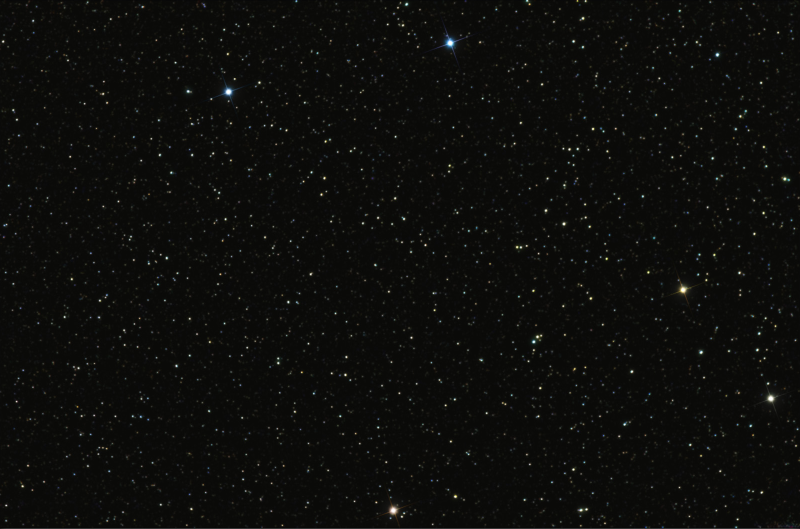
#> input picture map.png, 1600 x 1057 px (shown at 1/2 size)
$ python starmap.py --image map.png
#> lines starting #> are read from the running program, lines starting #| are printed output that depends on the picture

# Kodu lütfen terminalden çalıştırınız örnek / Please run the code from the terminal example
#  python starmap.py --image small.png

#Kodun ve resimlerin aynı klasörde olduğundan emin olunuz...
#Make sure the code and images are in the same folder.

import numpy as np
import cv2
from matplotlib import pyplot as plt
import imutils
import argparse
import os

MIN_MATCH_COUNT = 10

paths = os.getcwd()
ap = argparse.ArgumentParser()
ap.add_argument("-i", "--image", required = True, help = paths)
args = vars(ap.parse_args())
img1 = cv2.imread(args["image"],0)
#> img1: shape (1057, 1600); min 2, max 255, mean 12.2

for degrees in range(360, 0,-1):

    img2 = cv2.imread("map.png", 0)
    img2 = imutils.rotate_bound(img2, degrees)

    sift = cv2.xfeatures2d.SIFT_create()

    kp1, des1 = sift.detectAndCompute(img1, None)
#> kp1 = 6547 keypoints; strongest (x, y, size): (1186, 258, 3.2), (1128, 448, 3.9), (691, 750, 3.1), (911, 993, 3.7)
    kp2, des2 = sift.detectAndCompute(img2, None)
#> kp2 has the same summary as kp1
    FLANN_INDEX_KDTREE = 1

    index_params = dict(algorithm=FLANN_INDEX_KDTREE, trees=5)
    search_params = dict(checks=50)

    flann = cv2.FlannBasedMatcher(index_params, search_params)
    matches = flann.knnMatch(des1, des2, k=2)
#> matches = 6547 matches

    good = []
    for m,n in matches:
        if m.distance < 0.7*n.distance:
            good.append(m)
#> after the loop, good = 6547 matches

    if len(good)>MIN_MATCH_COUNT:
        src_pts = np.float32([ kp1[m.queryIdx].pt for m in good ]).reshape(-1,1,2)
        dst_pts = np.float32([ kp2[m.trainIdx].pt for m in good ]).reshape(-1,1,2)
        M, mask = cv2.findHomography(src_pts, dst_pts, cv2.RANSAC,5.0)
#> M = [[1, 1.93e-15, -4.39e-12], [2.4e-15, 1, -2.69e-12], [4.53e-18, 2.09e-18, 1]]; mask = 6547 values from 1 to 1
        matchesMask = mask.ravel().tolist()
#> matchesMask = 6547 values from 1 to 1
        h,w = img1.shape
#> h = 1057; w = 1600
        pts = np.float32([ [0,0],[0,h-1],[w-1,h-1],[w-1,0] ]).reshape(-1,1,2)
        dst = cv2.perspectiveTransform(pts,M)
#> dst = [[-4.39e-12, -2.69e-12], [-2.35e-12, 1056], [1599, 1056], [1599, 1.15e-12]]

        img2 = cv2.polylines(img2,[np.int32(dst)],True,255,1, cv2.LINE_AA)
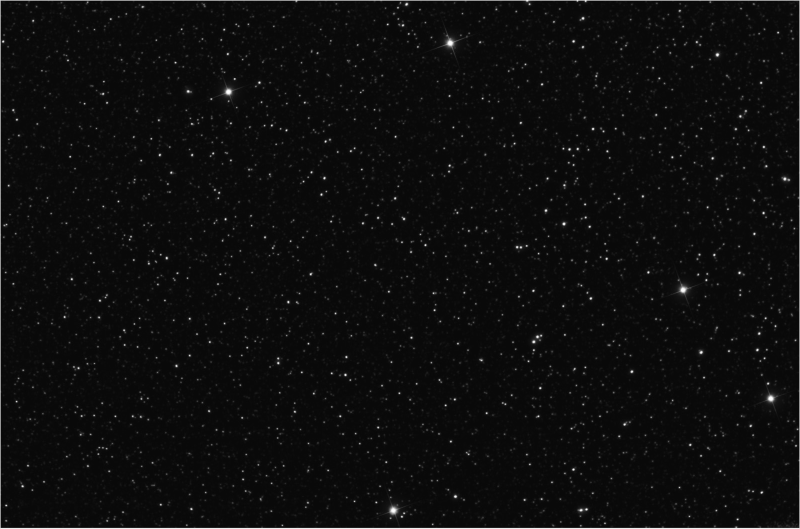
#> img2: shape (1057, 1600) (shown at 1/2 size); min 3, max 255, mean 13.1

        cv2.imwrite("result.png",img2)
        break

    else:
        #print( "Not enough matches are found - {}/{}".format(len(good), MIN_MATCH_COUNT) )
        #print(f"Deg:{degrees}")
        matchesMask = None
    draw_params = dict(matchColor = (0,255,0),
                       singlePointColor = None,
                       matchesMask = matchesMask,
                       flags = 2)
    img3 = cv2.drawMatches(img1,kp1,img2,kp2,good,None,**draw_params)
    img3 = cv2.resize(img3, (960, 540))
    cv2.imshow("screen",img3)
    cv2.waitKey(1)
cv2.destroyAllWindows()

$ run again, with small.png copied over map.png
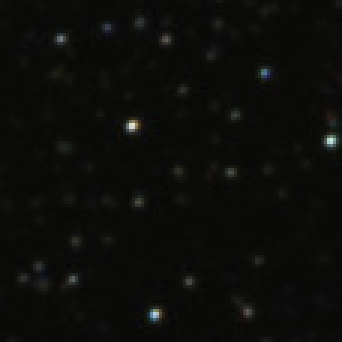
#> input picture small.png, 114 x 114 px (shown 3 times larger)
#> kp1 = 62 keypoints; strongest (x, y, size): (44, 42, 2.1), (110, 47, 2.1), (51, 105, 2.1), (88, 24, 1.8)
#> kp2 has the same summary as kp1
#> matches = 62 matches
#> the loop `for m,n in matches:` made 62 passes
#> src_pts = 62 rows, first 8: [7.51, 92.49], [7.51, 92.49], [12.67, 88.55], [12.67, 88.55], [24.04, 92.83], [24.04, 92.83], [24.04, 92.83], [24.04, 92.83]
#> dst_pts has the same summary as src_pts
#> M = [[1, -1.9e-15, 2.69e-13], [-3.52e-15, 1, 3.06e-13], [-5.46e-17, -3.11e-17, 1]]; mask = 62 values from 1 to 1
#> dst = [[2.69e-13, 3.06e-13], [5.49e-14, 113], [113, 113], [113, -9.17e-14]]
#> `img2 = cv2.polylines(img2,[np.int32(dst)],True,255,1, cv2.LINE_AA)`:
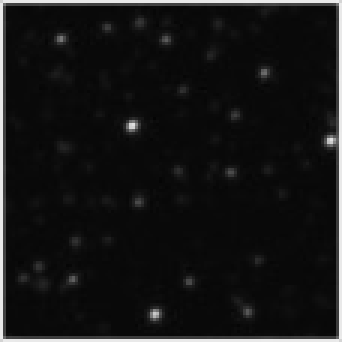
#> img2: shape (114, 114) (shown 3 times larger); min 4, max 236, mean 21.2

$ run again, with rot.png copied over map.png
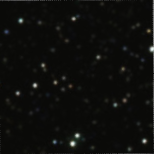
#> input picture rot.png, 154 x 154 px
#> kp1 = 124 keypoints; strongest (x, y, size): (72, 144, 3.2), (77, 135, 2.7), (144, 141, 2.6), (35, 85, 2.6)
#> kp2 has the same summary as kp1
#> matches = 124 matches
#> the loop `for m,n in matches:` made 124 passes
#> src_pts = 124 rows, first 8: [4.79, 59.62], [4.79, 59.62], [4.79, 59.62], [6.16, 31.57], [6.16, 31.57], [6.16, 31.57], [6.16, 31.57], [6.16, 31.57]
#> dst_pts has the same summary as src_pts
#> M = [[1, 6.93e-17, -5.5e-14], [1.22e-15, 1, -1.01e-13], [1.67e-17, 2.62e-18, 1]]; mask = 124 values from 1 to 1
#> dst = [[-5.5e-14, -1.01e-13], [-4.44e-14, 153], [153, 153], [153, 8.56e-14]]
#> `img2 = cv2.polylines(img2,[np.int32(dst)],True,255,1, cv2.LINE_AA)`:
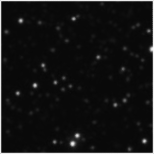
#> img2: shape (154, 154); min 7, max 252, mean 19.6
